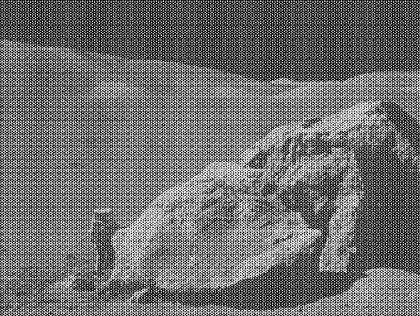
%> input picture notch.tif, 420 x 316 px, shrunk from 630 x 474 before the run
$ octave notch_restore.m   (GNU Octave 9; MATLAB toolbox functions it lacks are replaced by stand-ins)
%> lines starting %> are read from the running program, lines starting %| are printed output that depends on the picture
clear all;
clc;
im=imread('C:\Users\Wazza\Documents\MATLAB\CODES\notch.tif');
%> im is the input picture: size 316x420 uint8; min 0, max 255, mean 109.2

figure,imshow(im),title('Original image');

im=fftshift(fft2(im));

[rows,cols]=size(im);
%> rows = 316; cols = 420
c=0.05;
n=2;
% [5 lines of commented-out code are left out]

figure,imshow(im),title('Transform image original');
%> after `imshow(im)`:
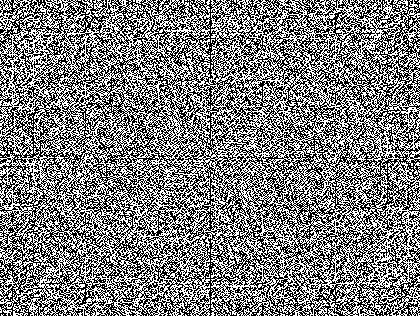
%> displayed picture: size 316x420, on the screen's scale of 0 to 255; min 0, max 255, mean 127.4
u(1)=150;
v(1)=75;
u(2)=125;
v(2)=-55;
cut_off=input('Enter the value for radius:');
%> the answer given: 3

centre_x=round(rows/2);
%> centre_x = 158
centre_y=round(cols/2);
%> centre_y = 210

for i=1:rows
    for j=1:cols
        for k=1:2
            d(k,i,j)=((i-centre_x-u(k))^2+(j-centre_y-v(k))^2)^(1/2);
            dm(k,i,j)=((i-centre_x+u(k))^2+(j-centre_y+v(k))^2)^(1/2);
        end
    end
end

for i=1:rows
    for j=1:cols
        h(i,j)=1;
    end
end
%> h: size 316x420 double; every value is 1

for i=1:rows
    for j=1:cols
        for k=1:2
            part1=1/(1+((cut_off/d(k,i,j))^(2*n)));
            part2=1/(1+((cut_off/dm(k,i,j))^(2*n)));
            h(i,j)=h(i,j)*part1*part2;
        end
    end
end
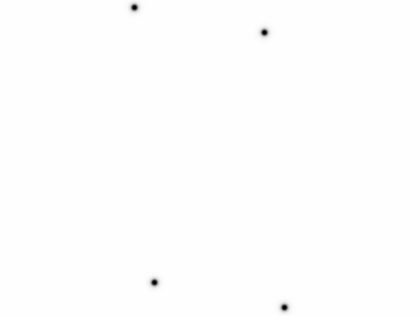
%> h: size 316x420 double; min 0, max 1, mean 0.999

for i=1:rows
    for j=1:cols
        outp(i,j)=h(i,j)*im(i,j);
    end
end
%figure,imshow(outp),title('Filtered transform image');
%outp1=abs(ifft(outp));
%figure,imshow(outp1),title('Final image');

figure,imshow(outp),title('Filtered transform image');
im4=uint8(abs(ifft2(ifftshift(outp))));
figure;
imshow(im4),title('Final image');
